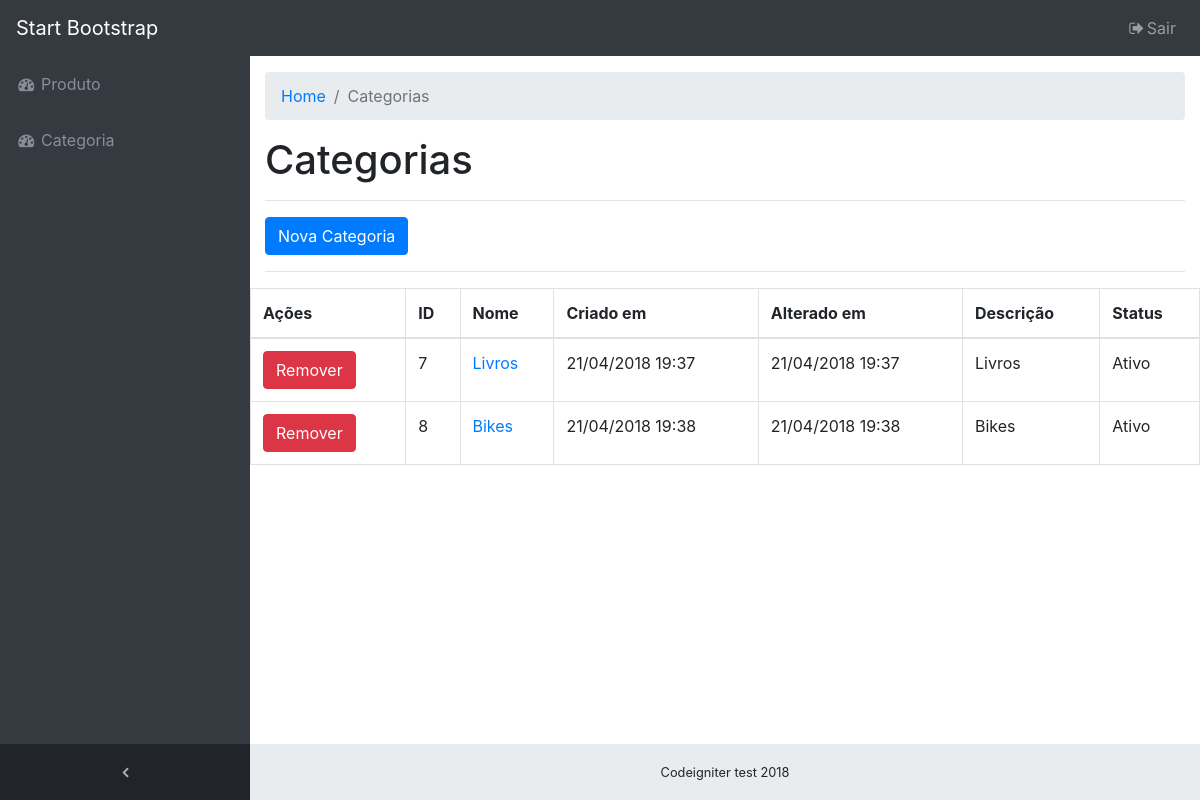
Page /index.php/categoria on the committed database.
### tables this page shows
CREATE TABLE `category` (
  `id` int(11) NOT NULL AUTO_INCREMENT,
  `created_at` datetime NOT NULL DEFAULT CURRENT_TIMESTAMP,
  `updated_at` datetime NOT NULL DEFAULT CURRENT_TIMESTAMP,
  `name` varchar(255) NOT NULL,
  `description` longtext,
  `status` int(11) NOT NULL DEFAULT '1',
  PRIMARY KEY (`id`),
  UNIQUE KEY `name_UNIQUE` (`name`)
);

### application/core/MY_Controller.php (called while the page is built, shortened)
<?php
class MY_Controller extends CI_Controller {
	public function __construct() {
		$this->load->library('CustomAutoloader');
		$this->load->library('session');
		$this->load->helper('url');
	}
	public function loadViews($container_view=null, $data=null)
	{
		$data = [
			'header' => $this->load->view('layout/header', null, true),
			'base_menus' => $this->load->view('layout/base_menus', null, true),
			'container' => $this->getContainerView($container_view, $data),
			'footer' => $this->load->view('layout/footer', null, true),
		];
		$this->load->view('layout/layout', $data);
	}
	public function getContainerView($container_view=null, $data=null)
	{
		return $this->load->view($container_view, $data, true);
	}
}

### application/controllers/Categoria.php (called while the page is built, shortened)
<?php
class Categoria extends MY_Controller {
	public function index()
	{
		$data = [
			'list_all' =>  $this->category_model->get_all(),
			'message_success' => $this->session->flashdata('save'),
			'message_delete' => $this->session->flashdata('delete'),
			'message_update' => $this->session->flashdata('update'),
			'delete_message_validation' => $this->session->flashdata('delete_message_validation'),
		];
		$this->loadViews('categoria/list', $data);
	}
}

### index.php (called while the page is built, shortened)
<?php
require_once BASEPATH.'core/CodeIgniter.php';

### application/models/Category_model.php (called while the page is built, shortened)
<?php
class Category_model extends CI_Model {
	public function get_all($id = null)
	{
		$query = $this->db->get('category');
		return $query->custom_result_object('models\\Category');
	}
}

### application/models/Category.php (called while the page is built, shortened)
<?php
class Category
{
	public $name;
	public $status;
	public function __set($name, $value)
	{
		if ($name === 'created_at') {
			$this->created_at = DateTime::createFromFormat('Y-m-d H:i:s', $value);
		} else if ($name === 'updated_at') {
			$this->updated_at = DateTime::createFromFormat('Y-m-d H:i:s', $value);
		}
	}
	public function __get($name)
	{
		if (isset($this->name)) {
			return $this->name;
		}
	}
	public function get_status()
	{
		if ($this->status === '1') {
			return "Ativo";
		}
		return "Inativo";
	}
	public function get_created_at()
	{
		return $this->created_at->format('d/m/Y H:i');
	}
	public function get_updated_at()
	{
		return $this->updated_at->format('d/m/Y H:i');
	}
}

### application/views/categoria/list.php (the view, shortened to what this page needs)
<div class="content-wrapper">
	<div class="container-fluid">
		<ol class="breadcrumb">
			<li class="breadcrumb-item">
				<a href="#">Home</a>
			</li>
			<li class="breadcrumb-item active">Categorias</li>
		</ol>
		<h1>Categorias</h1>
		<hr>
		<a class="btn btn-primary" href="/<?php echo($this->router->routes['categoria_new']) ?>">Nova Categoria</a>
		<hr>
	</div>
	<div class="table-responsive">
		<table class="table table-bordered" id="dataTable" width="100%" cellspacing="0">
			<thead>
			<tr>
				<th>Ações</th>
				<th>ID</th>
				<th>Nome</th>
				<th>Criado em</th>
				<th>Alterado em</th>
				<th>Descrição</th>
				<th>Status</th>
			</tr>
			</thead>
			<tbody>
			<?php
			if ($list_all && count($list_all) > 0) {
				foreach ($list_all as $item) {
					?>
					<tr id="table_tr_<?php echo($item->id); ?>">
						<td>
							<button class="btn btn-danger btn-remover" data-id="<?php echo($item->id); ?>"
									data-url="/<?php echo($this->router->routes['categoria_delete']); ?>">Remover
							</button>
						</td>
						<td><?php echo($item->id); ?></td>
						<td class="table-item-name">
							<a href="/<?php echo("{$this->router->routes['categoria_edit']}/{$item->id}"); ?>">
								<?php echo($item->name); ?>
							</a>
						</td>
						<td><?php echo($item->get_created_at()); ?></td>
						<td><?php echo($item->get_updated_at()); ?></td>
						<td><?php echo($item->description); ?></td>
						<td><?php echo($item->get_status()); ?></td>
					</tr>
					<?php
				}
			} else {
				?>
				<tr><td colspan="10">Nenhum registro encontrado.</td></tr>
				<?php
			}
			?>
			</tbody>
		</table>
	</div>
</div>

### static/css/sb-admin.css (style rules this page uses)
html { position: relative; min-height: 100%; }
body { overflow-x: hidden; }
body.sticky-footer { margin-bottom: 56px; }
body.sticky-footer .content-wrapper { min-height: calc(100vh - 56px - 56px); }
body.fixed-nav { padding-top: 56px; }
.content-wrapper { min-height: calc(100vh - 56px); padding-top: 1rem; }
.content-wrapper { overflow-x: hidden; background: white; }
@media (min-width: 992px) { .content-wrapper { margin-left: 250px; } }

### rows in the picture
category: id "7", name "Livros", created_at "21/04/2018 19:37", updated_at "21/04/2018 19:37", status "Ativo"
category: id "8", name "Bikes", created_at "21/04/2018 19:38", updated_at "21/04/2018 19:38", status "Ativo"
